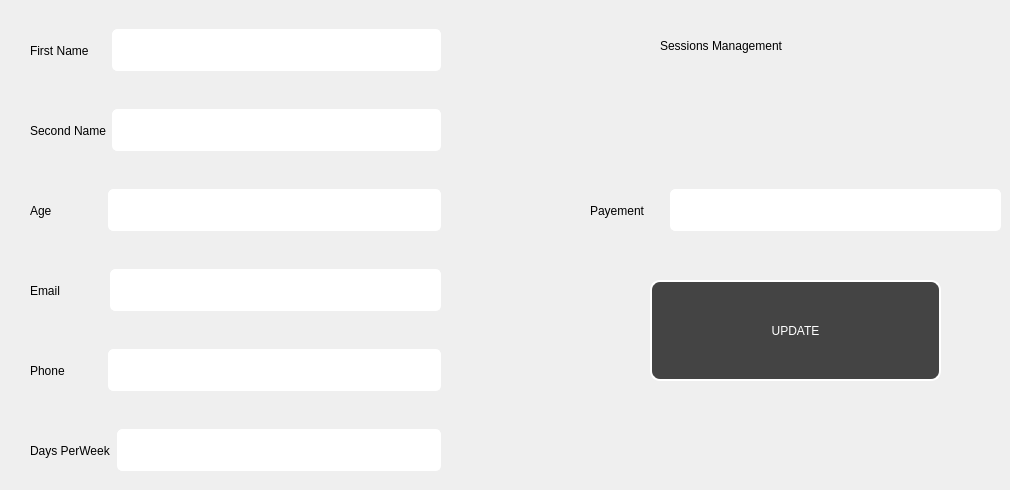
      <widget class="QWidget" name="tab_18">
       <attribute name="title">
        <string>Change Coach information</string>
       </attribute>
       <widget class="QWidget" name="horizontalLayoutWidget_38">
        <property name="geometry">
         <rect>
          <x>30</x>
          <y>20</y>
          <width>411</width>
          <height>61</height>
         </rect>
        </property>
        <layout class="QHBoxLayout" name="horizontalLayout_39">
         <item>
          <widget class="QLabel" name="label_44">
           <property name="styleSheet">
            <string notr="true">font: 600 12pt &quot;Segoe UI&quot;;</string>
           </property>
           <property name="text">
            <string>First Name     </string>
           </property>
          </widget>
         </item>
         <item>
          <widget class="QLineEdit" name="lineEdit_39">
           <property name="styleSheet">
            <string notr="true">border:1px solid white;
border-radius:5px;
color:white;
height:40px;
padding-left:10px;
font: 700 14pt &quot;Segoe UI&quot;;</string>
           </property>
          </widget>
         </item>
        </layout>
       </widget>
       <widget class="QWidget" name="horizontalLayoutWidget_39">
        <property name="geometry">
         <rect>
          <x>30</x>
          <y>340</y>
          <width>411</width>
          <height>61</height>
         </rect>
        </property>
        <layout class="QHBoxLayout" name="horizontalLayout_40">
         <item>
          <widget class="QLabel" name="label_45">
           <property name="styleSheet">
            <string notr="true">font: 600 12pt &quot;Segoe UI&quot;;</string>
           </property>
           <property name="text">
            <string>Phone           </string>
           </property>
          </widget>
         </item>
         <item>
          <widget class="QLineEdit" name="lineEdit_40">
           <property name="styleSheet">
            <string notr="true">border:1px solid white;
border-radius:5px;
color:white;
height:40px;
padding-left:10px;
font: 700 14pt &quot;Segoe UI&quot;;</string>
           </property>
          </widget>
         </item>
        </layout>
       </widget>
       <widget class="QWidget" name="horizontalLayoutWidget_40">
        <property name="geometry">
         <rect>
          <x>30</x>
          <y>260</y>
          <width>411</width>
          <height>61</height>
         </rect>
        </property>
        <layout class="QHBoxLayout" name="horizontalLayout_41">
         <item>
          <widget class="QLabel" name="label_46">
           <property name="styleSheet">
            <string notr="true">font: 600 12pt &quot;Segoe UI&quot;;</string>
           </property>
           <property name="text">
            <string>Email             </string>
           </property>
          </widget>
         </item>
         <item>
          <widget class="QLineEdit" name="lineEdit_41">
           <property name="styleSheet">
            <string notr="true">border:1px solid white;
border-radius:5px;
color:white;
height:40px;
padding-left:10px;
font: 700 14pt &quot;Segoe UI&quot;;</string>
           </property>
          </widget>
         </item>
        </layout>
       </widget>
       <widget class="QWidget" name="horizontalLayoutWidget_42">
        <property name="geometry">
         <rect>
          <x>30</x>
          <y>180</y>
          <width>411</width>
          <height>61</height>
         </rect>
        </property>
        <layout class="QHBoxLayout" name="horizontalLayout_43">
         <item>
          <widget class="QLabel" name="label_48">
           <property name="styleSheet">
            <string notr="true">font: 600 12pt &quot;Segoe UI&quot;;</string>
           </property>
           <property name="text">
            <string>Age               </string>
           </property>
          </widget>
         </item>
         <item>
          <widget class="QLineEdit" name="lineEdit_43">
           <property name="styleSheet">
            <string notr="true">border:1px solid white;
border-radius:5px;
color:white;
height:40px;
padding-left:10px;
font: 700 14pt &quot;Segoe UI&quot;;</string>
           </property>
          </widget>
         </item>
        </layout>
       </widget>
       <widget class="QWidget" name="horizontalLayoutWidget_43">
        <property name="geometry">
         <rect>
          <x>30</x>
          <y>100</y>
          <width>411</width>
          <height>61</height>
         </rect>
        </property>
        <layout class="QHBoxLayout" name="horizontalLayout_44">
         <item>
          <widget class="QLabel" name="label_49">
           <property name="styleSheet">
            <string notr="true">font: 600 12pt &quot;Segoe UI&quot;;</string>
           </property>
           <property name="text">
            <string>Second Name</string>
           </property>
          </widget>
         </item>
         <item>
          <widget class="QLineEdit" name="lineEdit_44">
           <property name="styleSheet">
            <string notr="true">border:1px solid white;
border-radius:5px;
color:white;
height:40px;
padding-left:10px;
font: 700 14pt &quot;Segoe UI&quot;;</string>
           </property>
          </widget>
         </item>
        </layout>
       </widget>
       <widget class="QLabel" name="label_50">
        <property name="geometry">
         <rect>
          <x>660</x>
          <y>10</y>
          <width>321</width>
          <height>71</height>
         </rect>
        </property>
        <property name="text">
         <string>Sessions Management</string>
        </property>
       </widget>
       <widget class="QWidget" name="horizontalLayoutWidget_44">
        <property name="geometry">
         <rect>
          <x>30</x>
          <y>420</y>
          <width>411</width>
          <height>61</height>
         </rect>
        </property>
        <layout class="QHBoxLayout" name="horizontalLayout_45">
         <item>
          <widget class="QLabel" name="label_51">
           <property name="styleSheet">
            <string notr="true">font: 600 12pt &quot;Segoe UI&quot;;</string>
           </property>
           <property name="text">
            <string>Days PerWeek</string>
           </property>
          </widget>
         </item>
         <item>
          <widget class="QLineEdit" name="lineEdit_45">
           <property name="styleSheet">
            <string notr="true">border:1px solid white;
border-radius:5px;
color:white;
height:40px;
padding-left:10px;
font: 700 14pt &quot;Segoe UI&quot;;</string>
           </property>
          </widget>
         </item>
        </layout>
       </widget>
       <widget class="QPushButton" name="pushButton_21">
        <property name="geometry">
         <rect>
          <x>650</x>
          <y>280</y>
          <width>291</width>
          <height>101</height>
         </rect>
        </property>
        <property name="cursor">
         <cursorShape>PointingHandCursor</cursorShape>
        </property>
        <property name="styleSheet">
         <string notr="true">border-radius:10px;
border:2px solid white;
color:white;
background-color: rgb(68, 68, 68);
font: 700 16pt &quot;Segoe UI&quot;;</string>
        </property>
        <property name="text">
         <string>UPDATE</string>
        </property>
       </widget>
       <widget class="QWidget" name="horizontalLayoutWidget_49">
        <property name="geometry">
         <rect>
          <x>590</x>
          <y>180</y>
          <width>411</width>
          <height>61</height>
         </rect>
        </property>
        <layout class="QHBoxLayout" name="horizontalLayout_50">
         <item>
          <widget class="QLabel" name="label_53">
           <property name="styleSheet">
            <string notr="true">font: 600 12pt &quot;Segoe UI&quot;;</string>
           </property>
           <property name="text">
            <string>Payement      </string>
           </property>
          </widget>
         </item>
         <item>
          <widget class="QLineEdit" name="lineEdit_49">
           <property name="styleSheet">
            <string notr="true">border:1px solid white;
border-radius:5px;
color:white;
height:40px;
padding-left:10px;
font: 700 14pt &quot;Segoe UI&quot;;</string>
           </property>
          </widget>
         </item>
        </layout>
       </widget>
      </widget>
